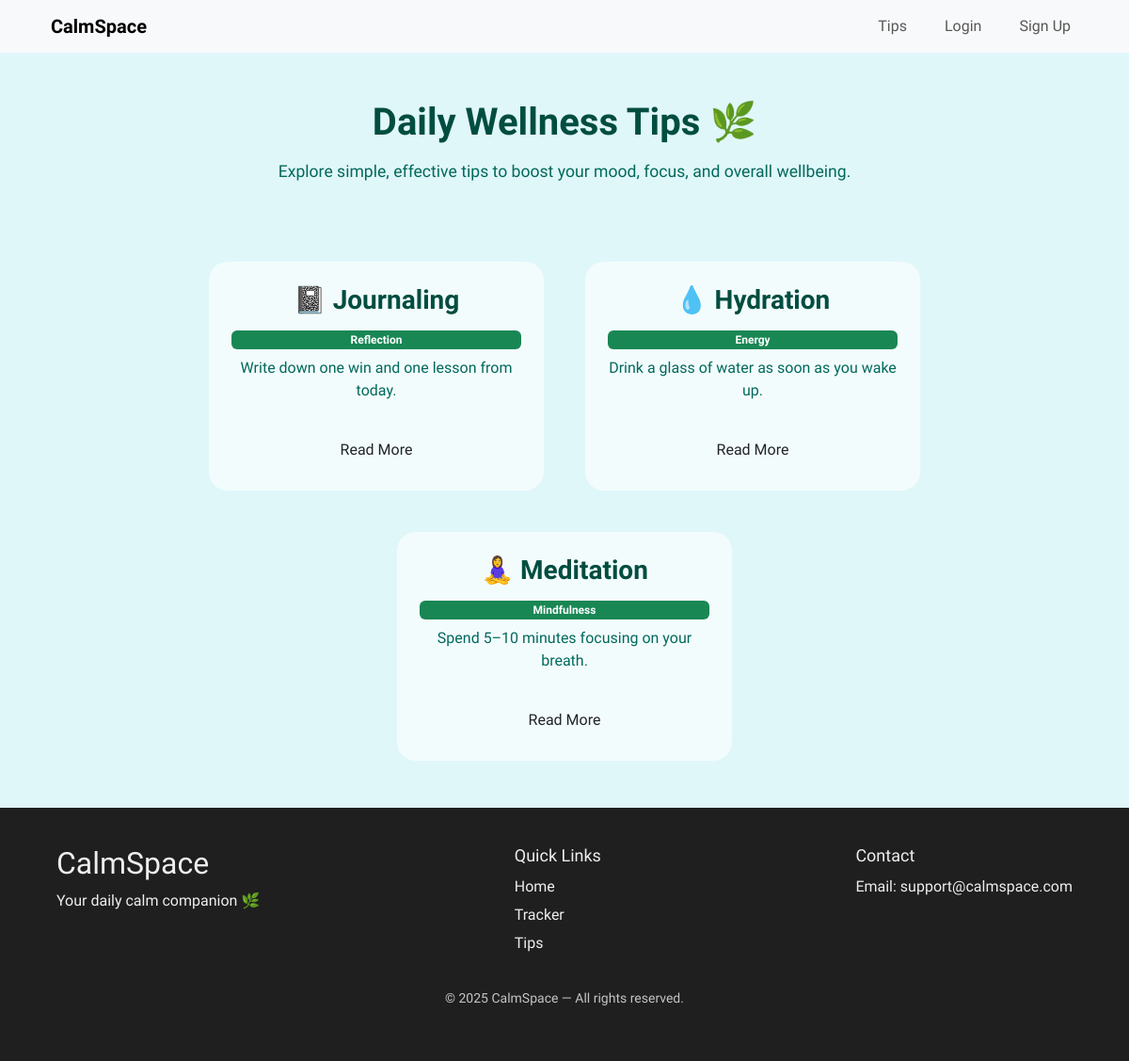
Page /tips on the committed database.
### models.py (models this page shows)
class Tip(db.Model):
    __tablename__ = 'tips'
    id = db.Column(db.Integer, primary_key=True)
    title = db.Column(db.String(150), nullable=False)
    body = db.Column(db.Text, nullable=False)
    category = db.Column(db.String(80))
    created_at = db.Column(db.DateTime, default=datetime.utcnow)
    updated_at = db.Column(db.DateTime, default=datetime.utcnow, onupdate=datetime.utcnow)
    author_id = db.Column(db.Integer, db.ForeignKey('users.id'))

### routes.py (the view)
@main.route("/tips")
def tips():
    user = get_current_user()
    if user and user.is_admin:
        return redirect(url_for("main.admin_dashboard"))
    all_tips = Tip.query.order_by(Tip.created_at.desc()).all()
    return render_template("tips.html", tips=all_tips)

### routes.py (called while the page is built)
def get_current_user():
    if getattr(g, "_current_user", None) is not None:
        return g._current_user
    user = None
    if session.get("user_id"):
        user = User.query.get(session["user_id"])
    g._current_user = user
    return user

@main.context_processor
def inject_auth_forms():
    return dict(
        signup_form=SignupForm(),
        login_form=LoginForm(),
        current_user=get_current_user(),
    )

@main.before_app_request
def load_user():
    get_current_user()

### templates/tips.html (shortened to what this page needs)
{% extends 'base.html' %}
{% block css %}
  <link rel="stylesheet" href="{{ url_for('static', filename='style/tips.css') }}" />
{% endblock %}
{% block content %}
  <section class="hero container text-center">
    <h2>Daily Wellness Tips 🌿</h2>
    <p>Explore simple, effective tips to boost your mood, focus, and overall wellbeing.</p>
  </section>
  <section class="container mt-5">
    <div class="row g-4 cards-row">
      {% for t in tips %}
        <div class="col-md-4 d-flex">
          <div class="card glass-card text-center p-4 flex-fill card-eq">
            <h3>{{ t.title }}</h3>
            {% if t.category %}
              <span class="badge bg-success mb-2">{{ t.category }}</span>
            {% endif %}
            <p>{{ t.body[:120] ~ ('...' if t.body|length > 120 else '') }}</p>
            <a href="{{ url_for('main.tip_detail', tip_id=t.id) }}" class="btn start-btn mt-3">Read More</a>
          </div>
        </div>
      {% endfor %}
    </div>
  </section>
{% endblock %}

### static/style/tips.css (style rules this page uses)
* { margin: 0; padding: 0; box-sizing: border-box; }
body { font-family: 'Quicksand', sans-serif; background-color: #e0f7fa; color: #004d40; }
.hero { text-align: center; padding: 50px 20px 20px 20px; }
.hero h2 { font-size: 2.5rem; color: #004d40; font-weight: 700; }
.hero p { max-width: 650px; margin: 15px auto; color: #00695c; font-size: 1.1rem; }
.cards-row { display: flex; align-items: stretch; flex-wrap: wrap; gap: 20px; justify-content: center; }
.card-eq { height: 100%; display: flex; flex-direction: column; justify-content: space-between; }
.glass-card { border-radius: 20px; background: rgba(255, 255, 255, 0.6); backdrop-filter: blur(12px); border: none; padding: 30px 20px; transition: 0.2s ease; display: flex; flex-direction: column; justify-content: space-between; }
.glass-card h3 { color: #004d40; font-weight: 700; margin-bottom: 15px; }
.glass-card p { color: #00695c; font-size: 1rem; flex-grow: 1; }

### rows in the picture
Tip: title "📓 Journaling", category "Reflection", body "Write down one win and one lesson from today."
Tip: title "💧 Hydration", category "Energy", body "Drink a glass of water as soon as you wake up."
Tip: title "🧘‍♀️ Meditation", category "Mindfulness", body "Spend 5–10 minutes focusing on your breath."
